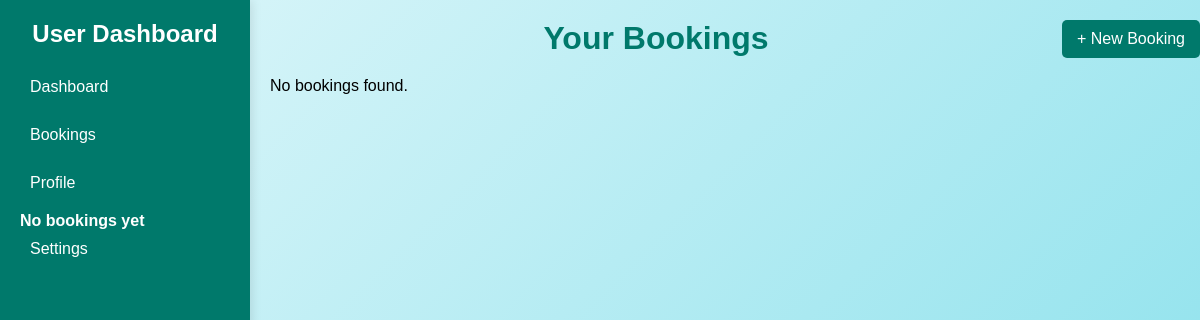
/user_bookings (signed in), run on an earlier commit of the app's database.
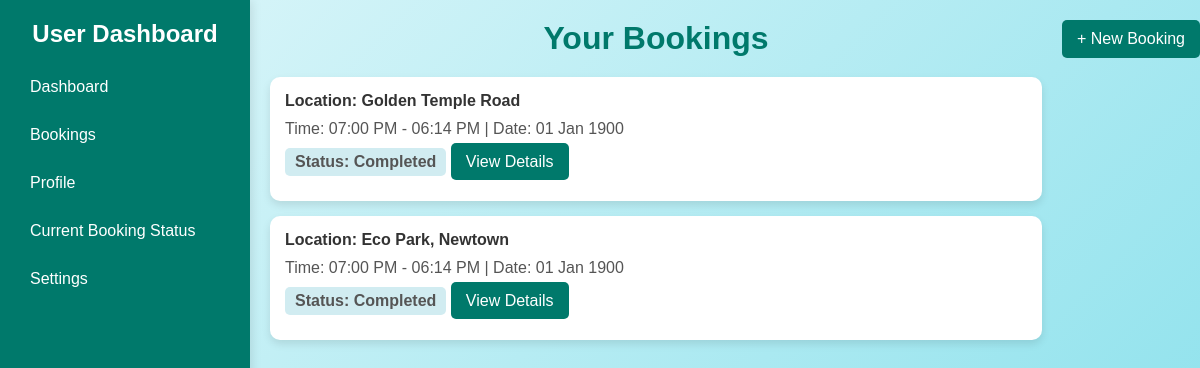
And on a later commit of the database.
### models.py (models this page shows, shortened)
class Reservation(db.Model):
    id = db.Column(db.Integer, primary_key=True)
    spot_id = db.Column(db.Integer, db.ForeignKey('parking_spot.id'), nullable=False)
    user_id = db.Column(db.Integer, db.ForeignKey('user.id'), nullable=False)
    parking_timestamp = db.Column(db.DateTime, default=datetime.utcnow)
    leaving_timestamp = db.Column(db.DateTime, nullable=True)
    cost_per_hour = db.Column(db.Float, nullable=False)
    total_cost = db.Column(db.Float, default=0.0)

class ParkingLot(db.Model):
    id = db.Column(db.Integer, primary_key=True)
    prime_location_name = db.Column(db.String(150), nullable=False)
    price_per_hour = db.Column(db.Float, nullable=False)
    address = db.Column(db.String(200), nullable=False)
    pin_code = db.Column(db.String(12), nullable=False)
    max_spots = db.Column(db.Integer, nullable=False)
    spots = db.relationship('ParkingSpot', backref='lot', lazy=True)

### app.py (the view)
@app.route('/user_bookings')
@login_required
def user_bookings():
    user = User.query.get(session['user_id'])
    reservations = Reservation.query.filter_by(user_id=user.id).order_by(
        Reservation.parking_timestamp.desc()
    ).all()
    return render_template('user_bookings.html', reservations=reservations)

### app.py (called while the page is built)
def login_required(f):
    @wraps(f)
    def decorated_function(*args, **kwargs):
        if 'user_id' not in session:
            flash('Please log in first', 'danger')
            return redirect(url_for('user_login'))
        return f(*args, **kwargs)
    return decorated_function

### templates/user_bookings.html (shortened to what this page needs)
<!DOCTYPE html>
<html lang="en">
<head>
</head>
<body>
  <div class="sidebar">
    <h2>User Dashboard</h2>
    <a href="{{ url_for('user_dashboard') }}">Dashboard</a>
    <a href="{{ url_for('user_bookings') }}">Bookings</a>
    <a href="{{ url_for('user_profile') }}">Profile</a>
    {% if reservations and reservations|length > 0 %}
      <a href="{{ url_for('book_status', booking_id=reservations[0].id) }}">Current Booking Status</a>
    {% else %}
      <span><b>No bookings yet</b></span>
    {% endif %}
    <a href="{{ url_for('settings') }}">Settings</a>
  </div>
  <div class="main-content">
    <h1>Your Bookings</h1>
    <div class="booking-list">
  {% if reservations and reservations|length > 0 %}
    {% for booking in reservations %}
      <div class="booking-card">
        <h4>Location: {{ booking.spot.lot.prime_location_name }}</h4>
        <p>
          Time: {{ booking.parking_timestamp.strftime('%I:%M %p') }}
          {% if booking.leaving_timestamp %}
            - {{ booking.leaving_timestamp.strftime('%I:%M %p') }}
          {% endif %}
          | Date: {{ booking.parking_timestamp.strftime('%d %b %Y') }}
        </p>
        <p class="status
          {% if not booking.leaving_timestamp %}
            active-status
          {% elif booking.total_cost > 0 %}
            completed-status
          {% else %}
            rejected-status
          {% endif %}
        ">
          Status:
          {% if not booking.leaving_timestamp %}
            Active
          {% elif booking.total_cost > 0 %}
            Completed
          {% else %}
            Rejected
          {% endif %}
        </p>
        <a class="btn" href="{{ url_for('book_status', booking_id=booking.id) }}">View Details</a>
      </div>
    {% endfor %}
  {% else %}
    <p>No bookings found.</p>
  {% endif %}
  </div>
</div>
<div class="new-booking">
    <a class="btn new-booking" href="{{ url_for('booking_process') }}">+ New Booking</a>
</div>
</body>
</html>

What changed in the data, as far as the page shows it:
added Reservation: spot.lot.prime_location_name "Golden Temple Road", parking_timestamp "07:00 PM", leaving_timestamp "06:14 PM", parking_timestamp "01 Jan 1900", total_cost "Completed"
added Reservation: spot.lot.prime_location_name "Eco Park, Newtown", parking_timestamp "07:00 PM", leaving_timestamp "06:14 PM", parking_timestamp "01 Jan 1900", total_cost "Completed"
Also different on the page:
text no longer shown: "No bookings yet No bookings found."
text now shown: "Current Booking Status"
